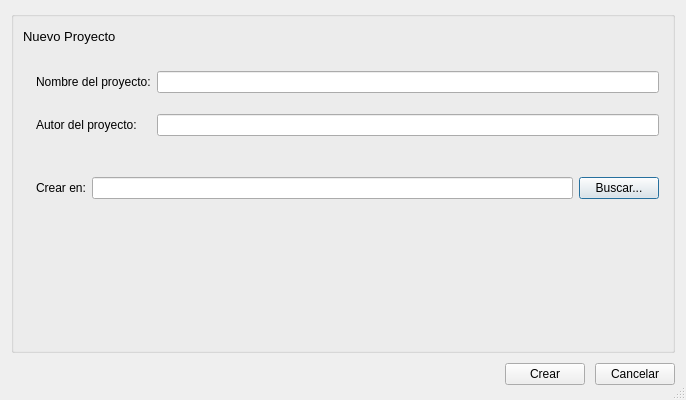
<?xml version="1.0" encoding="UTF-8"?>
<ui version="4.0">
 <class>DialogNuevoProyecto</class>
 <widget class="QDialog" name="DialogNuevoProyecto">
  <property name="windowModality">
   <enum>Qt::WindowModal</enum>
  </property>
  <property name="geometry">
   <rect>
    <x>0</x>
    <y>0</y>
    <width>686</width>
    <height>400</height>
   </rect>
  </property>
  <property name="minimumSize">
   <size>
    <width>0</width>
    <height>0</height>
   </size>
  </property>
  <property name="maximumSize">
   <size>
    <width>800</width>
    <height>400</height>
   </size>
  </property>
  <property name="contextMenuPolicy">
   <enum>Qt::NoContextMenu</enum>
  </property>
  <property name="windowTitle">
   <string>uModelFactory | UTN FRBA</string>
  </property>
  <property name="windowIcon">
   <iconset resource="resources.qrc">
    <normaloff>:/img/img/folder_add.png</normaloff>:/img/img/folder_add.png</iconset>
  </property>
  <property name="autoFillBackground">
   <bool>true</bool>
  </property>
  <property name="styleSheet">
   <string notr="true"/>
  </property>
  <property name="sizeGripEnabled">
   <bool>true</bool>
  </property>
  <property name="modal">
   <bool>true</bool>
  </property>
  <layout class="QVBoxLayout" name="verticalLayout_3">
   <item>
    <widget class="QGroupBox" name="groupBox">
     <property name="styleSheet">
      <string notr="true"/>
     </property>
     <property name="title">
      <string/>
     </property>
     <property name="flat">
      <bool>false</bool>
     </property>
     <property name="checkable">
      <bool>false</bool>
     </property>
     <layout class="QVBoxLayout" name="verticalLayout_2">
      <property name="leftMargin">
       <number>9</number>
      </property>
      <property name="topMargin">
       <number>12</number>
      </property>
      <item>
       <layout class="QHBoxLayout" name="horizontalLayout_3">
        <item>
         <widget class="QLabel" name="label_7">
          <property name="font">
           <font>
            <pointsize>10</pointsize>
            <weight>50</weight>
            <italic>false</italic>
            <bold>false</bold>
            <kerning>true</kerning>
           </font>
          </property>
          <property name="text">
           <string>Nuevo Proyecto</string>
          </property>
         </widget>
        </item>
       </layout>
      </item>
      <item>
       <spacer name="verticalSpacer_3">
        <property name="orientation">
         <enum>Qt::Vertical</enum>
        </property>
        <property name="sizeType">
         <enum>QSizePolicy::Maximum</enum>
        </property>
        <property name="sizeHint" stdset="0">
         <size>
          <width>20</width>
          <height>15</height>
         </size>
        </property>
       </spacer>
      </item>
      <item>
       <layout class="QGridLayout" name="gridLayout">
        <property name="topMargin">
         <number>6</number>
        </property>
        <property name="rightMargin">
         <number>4</number>
        </property>
        <property name="bottomMargin">
         <number>6</number>
        </property>
        <property name="horizontalSpacing">
         <number>6</number>
        </property>
        <property name="verticalSpacing">
         <number>21</number>
        </property>
        <item row="1" column="1">
         <widget class="QLabel" name="label_2">
          <property name="font">
           <font>
            <pointsize>9</pointsize>
            <weight>50</weight>
            <bold>false</bold>
           </font>
          </property>
          <property name="text">
           <string>Autor del proyecto:</string>
          </property>
         </widget>
        </item>
        <item row="0" column="1">
         <widget class="QLabel" name="label_1">
          <property name="font">
           <font>
            <pointsize>9</pointsize>
            <weight>50</weight>
            <bold>false</bold>
           </font>
          </property>
          <property name="styleSheet">
           <string notr="true"/>
          </property>
          <property name="text">
           <string>Nombre del proyecto:</string>
          </property>
          <property name="margin">
           <number>0</number>
          </property>
         </widget>
        </item>
        <item row="1" column="2">
         <widget class="QLineEdit" name="lineEditAutor">
          <property name="font">
           <font>
            <pointsize>9</pointsize>
           </font>
          </property>
         </widget>
        </item>
        <item row="0" column="2">
         <widget class="QLineEdit" name="lineEditNombre">
          <property name="font">
           <font>
            <pointsize>9</pointsize>
           </font>
          </property>
         </widget>
        </item>
        <item row="1" column="0">
         <widget class="QLabel" name="label_5">
          <property name="styleSheet">
           <string notr="true"/>
          </property>
          <property name="text">
           <string/>
          </property>
          <property name="pixmap">
           <pixmap resource="resources.qrc">:/img/img/bullet go.png</pixmap>
          </property>
         </widget>
        </item>
        <item row="0" column="0">
         <widget class="QLabel" name="label_4">
          <property name="styleSheet">
           <string notr="true"/>
          </property>
          <property name="text">
           <string/>
          </property>
          <property name="pixmap">
           <pixmap resource="resources.qrc">:/img/img/bullet go.png</pixmap>
          </property>
          <property name="alignment">
           <set>Qt::AlignCenter</set>
          </property>
         </widget>
        </item>
       </layout>
      </item>
      <item>
       <spacer name="verticalSpacer_2">
        <property name="orientation">
         <enum>Qt::Vertical</enum>
        </property>
        <property name="sizeType">
         <enum>QSizePolicy::Minimum</enum>
        </property>
        <property name="sizeHint" stdset="0">
         <size>
          <width>20</width>
          <height>20</height>
         </size>
        </property>
       </spacer>
      </item>
      <item>
       <layout class="QVBoxLayout" name="verticalLayout">
        <property name="leftMargin">
         <number>0</number>
        </property>
        <property name="topMargin">
         <number>9</number>
        </property>
        <property name="rightMargin">
         <number>4</number>
        </property>
        <property name="bottomMargin">
         <number>6</number>
        </property>
        <item>
         <layout class="QHBoxLayout" name="horizontalLayout_4">
          <item>
           <widget class="QLabel" name="label_6">
            <property name="text">
             <string/>
            </property>
            <property name="pixmap">
             <pixmap resource="resources.qrc">:/img/img/bullet go.png</pixmap>
            </property>
           </widget>
          </item>
          <item>
           <widget class="QLabel" name="label_3">
            <property name="font">
             <font>
              <pointsize>9</pointsize>
              <weight>50</weight>
              <bold>false</bold>
             </font>
            </property>
            <property name="text">
             <string>Crear en:</string>
            </property>
           </widget>
          </item>
          <item>
           <widget class="QLineEdit" name="lineEditCarpeta">
            <property name="font">
             <font>
              <pointsize>9</pointsize>
             </font>
            </property>
           </widget>
          </item>
          <item>
           <widget class="QPushButton" name="pushButtonBuscar">
            <property name="font">
             <font>
              <pointsize>9</pointsize>
             </font>
            </property>
            <property name="text">
             <string>Buscar...</string>
            </property>
           </widget>
          </item>
         </layout>
        </item>
        <item>
         <widget class="QLabel" name="labelAvisoCarpeta">
          <property name="font">
           <font>
            <pointsize>9</pointsize>
           </font>
          </property>
          <property name="text">
           <string/>
          </property>
         </widget>
        </item>
       </layout>
      </item>
      <item>
       <spacer name="verticalSpacer">
        <property name="orientation">
         <enum>Qt::Vertical</enum>
        </property>
        <property name="sizeHint" stdset="0">
         <size>
          <width>20</width>
          <height>40</height>
         </size>
        </property>
       </spacer>
      </item>
     </layout>
    </widget>
   </item>
   <item>
    <layout class="QHBoxLayout" name="horizontalLayout_6">
     <property name="spacing">
      <number>10</number>
     </property>
     <property name="leftMargin">
      <number>2</number>
     </property>
     <property name="topMargin">
      <number>4</number>
     </property>
     <property name="rightMargin">
      <number>0</number>
     </property>
     <property name="bottomMargin">
      <number>4</number>
     </property>
     <item>
      <spacer name="horizontalSpacer">
       <property name="orientation">
        <enum>Qt::Horizontal</enum>
       </property>
       <property name="sizeHint" stdset="0">
        <size>
         <width>40</width>
         <height>20</height>
        </size>
       </property>
      </spacer>
     </item>
     <item>
      <widget class="QPushButton" name="pushButtonCrear">
       <property name="font">
        <font>
         <pointsize>9</pointsize>
        </font>
       </property>
       <property name="text">
        <string>Crear</string>
       </property>
      </widget>
     </item>
     <item>
      <widget class="QPushButton" name="pushButtonCancelar">
       <property name="font">
        <font>
         <pointsize>9</pointsize>
        </font>
       </property>
       <property name="text">
        <string>Cancelar</string>
       </property>
      </widget>
     </item>
    </layout>
   </item>
  </layout>
 </widget>
 <tabstops>
  <tabstop>lineEditNombre</tabstop>
  <tabstop>lineEditAutor</tabstop>
  <tabstop>lineEditCarpeta</tabstop>
  <tabstop>pushButtonBuscar</tabstop>
  <tabstop>pushButtonCrear</tabstop>
  <tabstop>pushButtonCancelar</tabstop>
 </tabstops>
 <resources>
  <include location="resources.qrc"/>
 </resources>
 <connections/>
</ui>
